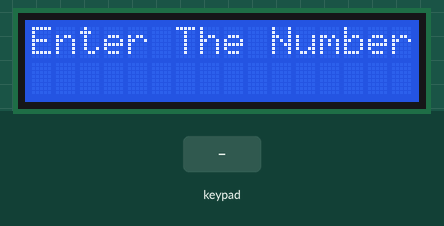
Bench run of a sketch on a simulated Arduino Uno, built with avr-gcc and run on an emulated ATmega328P. Shown: 16×2 character LCD. The inputs (shaded band) are chosen by the test bench.

Above: at 1.2 s.
1.3 s: keypad keys 1 0 9 8 7 pressed 0.4 s apart
At 3.8 s:
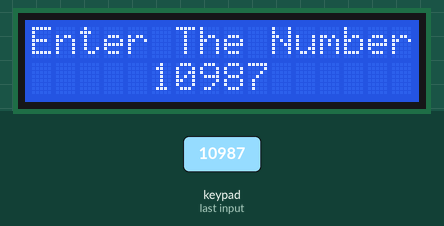
4.8 s: key '1' pressed
At 5.4 s:
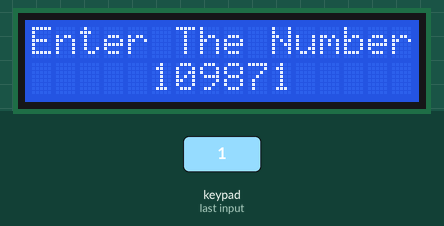
6.3 s: key '2' pressed
At 7.5 s:
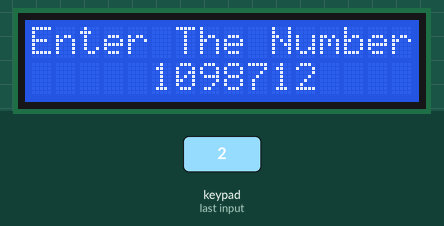
7.8 s: keypad keys 1 0 9 8 7 D pressed 0.4 s apart
At 9.6 s:
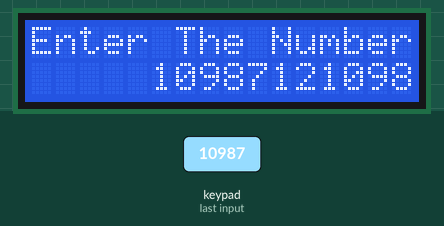
Timing chart, 0 to 11.1 s (numbered marks = the images above; inputs shaded):
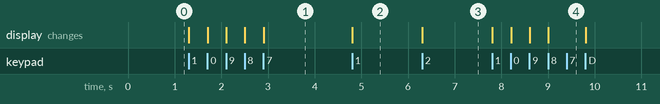

Measured:
- after the input at 1.3 s, the display: first changes at once (image 1 shows a later state)
- after the input at 4.8 s, the display: changes at once (image 2)
- after the input at 6.3 s, the display: changes at once (image 3)
- after the input at 7.8 s, the display: first changes at once (image 4 shows a later state)

The sketch:

Keyarray_xbee_trans.ino
```cpp
#include <Keypad.h>
#include <LiquidCrystal.h>

char getbyte[4];
char key='0';
int i;

const int rs = A0, en = A1, d4 = A2, d5 = A3, d6 = A4, d7 = A5;
LiquidCrystal lcd(rs, en, d4, d5, d6, d7);

const byte ROWS = 4; //four rows
const byte COLS = 3; //three columns
char keys[ROWS][COLS] = {   {'1','2','3'},
                            {'4','5','6'},
                            {'7','8','9'},
                            {'0','S','D'}
                         };

byte rowPins[ROWS] = {10,9,8,7}; //connect to the row pinouts of the keypad
byte colPins[COLS] = {13,12,11}; //connect to the column pinouts of the keypad

Keypad customKeypad = Keypad( makeKeymap(keys), rowPins, colPins, ROWS, COLS);

void setup()
{
    Serial.begin(9600);
   // Serial.print("Enter number-");
    lcd.begin(16, 2);//initializing LCD
    lcd.write("Enter The Number-");
    lcd.setCursor(5,1);
}

void loop()
{
  key = customKeypad.getKey(); //storing pressed key value in a char

  if (key)
  {

    if(key=='D')
    {
      i=0;
      for(int k=0;k<=1;k++)
      {
        getbyte[k]='0';
      }

      lcd.clear();
      lcd.write("Enter The Number-");
      lcd.setCursor(5,1);
    }

    else if(key!='S')
    {
      lcd.print(key); //showing pressed character on LCD
      getbyte[i]=key;
      i++;
      //Serial.println(key);
    }

    else
    {
      //i=0;
      for(int j=0;j<i;j++)
        {
             char x1=getbyte[j];
             Serial.write(x1);
        }

      lcd.clear();
      lcd.write("Enter The Number-");
      lcd.setCursor(5,1);
      i=0;
      for(int k1=0;k1<=3;k1++)
      {
        getbyte[k1]='0';
      }
    }
  }

}
```
